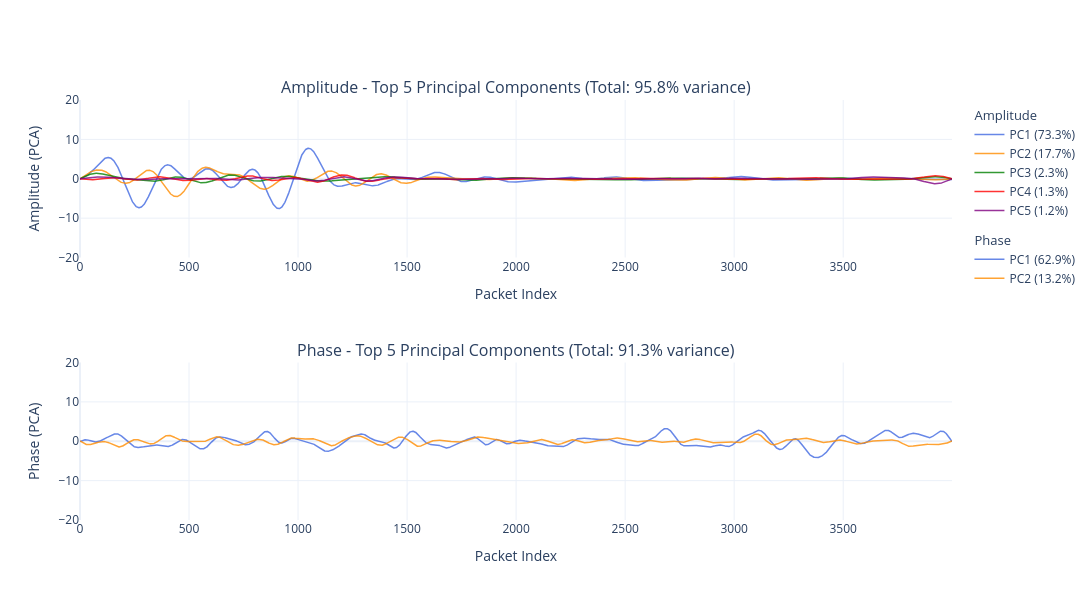

Here is the notebook cell this chart was saved with:
### Markdown cell above
## Visualization - Top 5 Principal Components

### Code cell
import plotly.graph_objects as go
from plotly.subplots import make_subplots
import numpy as np

# Vẽ 10 thành phần chính
packet_idx = np.arange(len(amp_pca))

colors = ['royalblue', 'darkorange', 'green', 'red', 'purple',
          'brown', 'pink', 'gray', 'olive', 'cyan']

fig = make_subplots(rows=2, cols=1,
                    subplot_titles=[
                        f'Amplitude - Top {N_COMPONENTS} Principal Components (Total: {np.sum(pca_amp.explained_variance_ratio_)*100:.1f}% variance)',
                        f'Phase - Top {N_COMPONENTS} Principal Components (Total: {np.sum(pca_phs.explained_variance_ratio_)*100:.1f}% variance)',
                    ])

# Plot Amplitude - skip PC1 (i starts from 1)
for i in range(0, N_COMPONENTS):
    fig.add_trace(go.Scatter(
        x=packet_idx, y=amp_pca[:, i], mode='lines',
        line=dict(color=colors[i], width=1.5), opacity=0.8,
        name=f'PC{i+1} ({pca_amp.explained_variance_ratio_[i]*100:.1f}%)',
        legendgroup='amp', legendgrouptitle_text='Amplitude'
    ), row=1, col=1)

# Plot Phase - all PCs
for i in range(0, 2):
    fig.add_trace(go.Scatter(
        x=packet_idx, y=phs_pca[:, i], mode='lines',
        line=dict(color=colors[i], width=1.5), opacity=0.8,
        name=f'PC{i+1} ({pca_phs.explained_variance_ratio_[i]*100:.1f}%)',
        legendgroup='phs', legendgrouptitle_text='Phase'
    ), row=2, col=1)

fig.update_yaxes(title_text="Amplitude (PCA)", row=1, col=1)
fig.update_yaxes(title_text="Phase (PCA)", row=2, col=1)
fig.update_yaxes(range=[-20, 20])
fig.update_xaxes(title_text="Packet Index", row=1, col=1)
fig.update_xaxes(title_text="Packet Index", row=2, col=1)
fig.update_layout(height=600, width=1200, template='plotly_white')
fig.show()

print(f"\nPrincipal Components Ready:")
print(f"  amp_pca: shape {amp_pca.shape} - {N_COMPONENTS} principal components from amplitude")
print(f"  phs_pca: shape {phs_pca.shape} - {N_COMPONENTS} principal components from phase")

### Figure 1 — Plotly figure (JSON) as saved in the notebook; plotly's stock layout.template omitted (floating-point values rounded to 4 significant figures; data arrays with more than 128 entries replaced by an {"elided": "..."} marker saying what was removed)
{"data": [{"legendgroup": "amp", "legendgrouptitle": {"text": "Amplitude"}, "line": {"color": "royalblue", "width": 1.5}, "mode": "lines", "name": "PC1 (73.3%)", "opacity": 0.8, "type": "scatter", "x": {"elided": "4000 int values"}, "xaxis": "x", "y": {"elided": "4000 float values"}, "yaxis": "y"}, {"legendgroup": "amp", "legendgrouptitle": {"text": "Amplitude"}, "line": {"color": "darkorange", "width": 1.5}, "mode": "lines", "name": "PC2 (17.7%)", "opacity": 0.8, "type": "scatter", "x": {"elided": "4000 int values"}, "xaxis": "x", "y": {"elided": "4000 float values"}, "yaxis": "y"}, {"legendgroup": "amp", "legendgrouptitle": {"text": "Amplitude"}, "line": {"color": "green", "width": 1.5}, "mode": "lines", "name": "PC3 (2.3%)", "opacity": 0.8, "type": "scatter", "x": {"elided": "4000 int values"}, "xaxis": "x", "y": {"elided": "4000 float values"}, "yaxis": "y"}, {"legendgroup": "amp", "legendgrouptitle": {"text": "Amplitude"}, "line": {"color": "red", "width": 1.5}, "mode": "lines", "name": "PC4 (1.3%)", "opacity": 0.8, "type": "scatter", "x": {"elided": "4000 int values"}, "xaxis": "x", "y": {"elided": "4000 float values"}, "yaxis": "y"}, {"legendgroup": "amp", "legendgrouptitle": {"text": "Amplitude"}, "line": {"color": "purple", "width": 1.5}, "mode": "lines", "name": "PC5 (1.2%)", "opacity": 0.8, "type": "scatter", "x": {"elided": "4000 int values"}, "xaxis": "x", "y": {"elided": "4000 float values"}, "yaxis": "y"}, {"legendgroup": "phs", "legendgrouptitle": {"text": "Phase"}, "line": {"color": "royalblue", "width": 1.5}, "mode": "lines", "name": "PC1 (62.9%)", "opacity": 0.8, "type": "scatter", "x": {"elided": "4000 int values"}, "xaxis": "x2", "y": {"elided": "4000 float values"}, "yaxis": "y2"}, {"legendgroup": "phs", "legendgrouptitle": {"text": "Phase"}, "line": {"color": "darkorange", "width": 1.5}, "mode": "lines", "name": "PC2 (13.2%)", "opacity": 0.8, "type": "scatter", "x": {"elided": "4000 int values"}, "xaxis": "x2", "y": {"elided": "4000 float values"}, "yaxis": "y2"}], "layout": {"annotations": [{"font": {"size": 16}, "showarrow": false, "text": "Amplitude - Top 5 Principal Components (Total: 95.8% variance)", "x": 0.5, "xanchor": "center", "xref": "paper", "y": 1, "yanchor": "bottom", "yref": "paper"}, {"font": {"size": 16}, "showarrow": false, "text": "Phase - Top 5 Principal Components (Total: 91.3% variance)", "x": 0.5, "xanchor": "center", "xref": "paper", "y": 0.375, "yanchor": "bottom", "yref": "paper"}], "height": 600, "width": 1200, "xaxis": {"anchor": "y", "domain": [0, 1], "title": {"text": "Packet Index"}}, "xaxis2": {"anchor": "y2", "domain": [0, 1], "title": {"text": "Packet Index"}}, "yaxis": {"anchor": "x", "domain": [0.625, 1], "range": [-20, 20], "title": {"text": "Amplitude (PCA)"}}, "yaxis2": {"anchor": "x2", "domain": [0, 0.375], "range": [-20, 20], "title": {"text": "Phase (PCA)"}}}}
